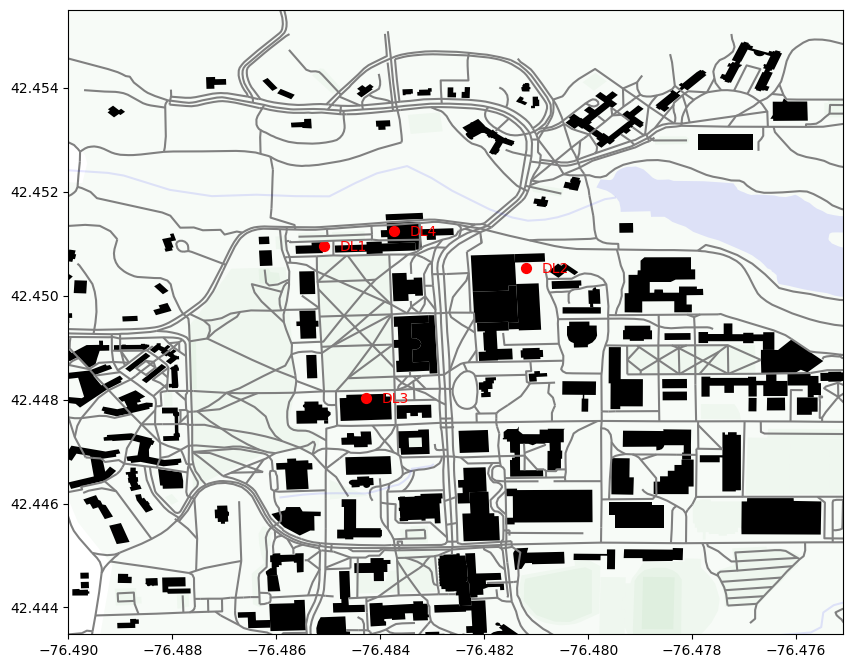

The script that saved this image:
import matplotlib.pyplot as plt

# conda install -c https://conda.anaconda.org/ioos geopandas
# conda install -c conda-forge shapely
# conda install -c conda-forge descartes

import geopandas as gpd
from shapely.geometry import Point, Polygon
import descartes

# final_crs = {'init': 'epsg:28992'}

buildings = gpd.read_file(
    'ithaca_map_files/map/buildings-polygon.shp')  # .to_crs(final_crs)
roads = gpd.read_file('ithaca_map_files/map/roads-line.shp')  # .to_crs(final_crs)
landcover = gpd.read_file(
    'ithaca_map_files/map/landcover-polygon.shp')  # .to_crs(final_crs)
# .to_crs(final_crs)
water = gpd.read_file('ithaca_map_files/map/water_areas-polygon.shp')
waterlines = gpd.read_file(
    'ithaca_map_files/map/water_lines-line.shp')  # .to_crs(final_crs)

fig, ax = plt.subplots(figsize=(10, 10))

roads.plot(ax=ax, color="grey")
landcover.plot(ax=ax, color="green", alpha=0.03)
water.plot(ax=ax, color="blue", alpha=0.1)
waterlines.plot(ax=ax, color="blue", alpha=0.1)
buildings.plot(ax=ax, color="black")

minx, miny, maxx, maxy = -76.4900, 42.443484, -76.475089, 42.4555
ax.set_xlim(minx, maxx)
ax.set_ylim(miny, maxy)

DL1 = Point((-76.485089, 42.450960))
DL2 = Point((-76.481194, 42.450536))
DL3 = Point((-76.484268, 42.448039))
DL4 = Point((-76.483743, 42.451245))

gdf_stations = gpd.GeoSeries([DL1, DL2, DL3, DL4])
gdf_stations.plot(ax=ax, markersize=50, color="red", marker="o")

# Annotate with names

stations = [
    "DL1",
    "DL2",
    "DL3",
    "DL4"
]
xx = 0.0003
yy = 0.0001

for i, geo in gdf_stations.centroid.iteritems():
    ax.annotate(s=stations[i], xy=[geo.x + xx, geo.y - yy], color="red")

# Save
plt.savefig('Map.pdf')
plt.savefig('Map.png',bbox_inches='tight',pad_inches = 0.1, )
